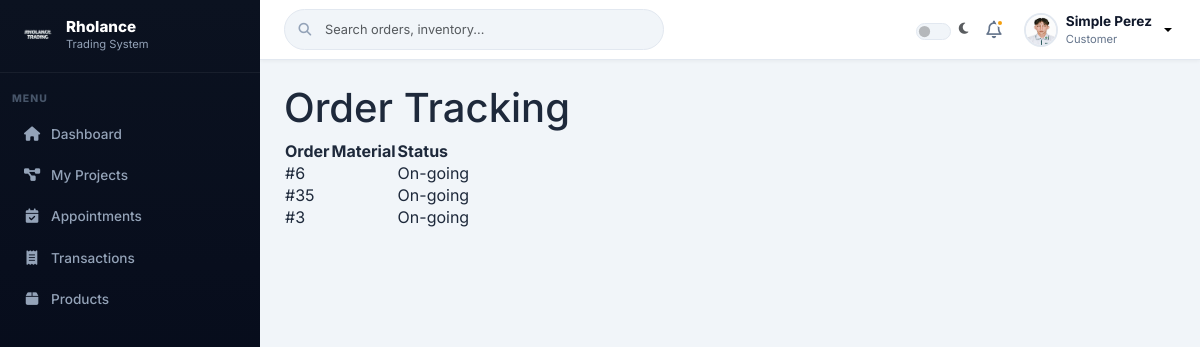
/orders/tracking.php (signed in), run on the app's committed database.
### tables this page shows
CREATE TABLE `users` (
  `id` int(11) NOT NULL,
  `name` varchar(100) NOT NULL,
  `email` varchar(100) NOT NULL,
  `password` varchar(255) NOT NULL,
  `role` enum('admin','staff','welder','customer') NOT NULL,
  `branch_id` int(11) DEFAULT NULL,
  `status` enum('active','blocked','archived') DEFAULT 'active',
  `reset_token` varchar(255) DEFAULT NULL,
  `token_expiry` datetime DEFAULT NULL,
  `is_verified` tinyint(1) DEFAULT 0,
  `verification_code` varchar(6) DEFAULT NULL,
  `code_expiry` datetime DEFAULT NULL,
  `avatar` varchar(255) DEFAULT NULL
);

CREATE TABLE `custom_orders` (
  `id` int(11) NOT NULL,
  `customer_id` int(11) DEFAULT NULL,
  `branch_id` int(11) DEFAULT NULL,
  `material` varchar(100) DEFAULT NULL,
  `dimensions` varchar(100) DEFAULT NULL,
  `instructions` text DEFAULT NULL,
  `status` enum('Appointment','Initial Payment','On-going','For Delivery','Backjobs','Cancelled','Completed') DEFAULT 'Appointment',
  `estimated_completion` date DEFAULT NULL,
  `created_at` timestamp NOT NULL DEFAULT current_timestamp(),
  `reference_image` varchar(255) DEFAULT NULL,
  `appointment_date` date DEFAULT NULL,
  `user_id` int(11) DEFAULT NULL,
  `customer_name` varchar(255) DEFAULT NULL,
  `order_type` enum('walk-in','online') DEFAULT 'walk-in',
  `expected_date` date DEFAULT NULL,
  `image` varchar(255) DEFAULT NULL,
  `project_name` varchar(255) DEFAULT NULL,
  `category` varchar(100) DEFAULT NULL,
  `description` text DEFAULT NULL,
  `updated_at` timestamp NOT NULL DEFAULT current_timestamp() ON UPDATE current_timestamp()
);

### orders/tracking.php (the view, shortened to what this page needs)
<?php
include __DIR__ . '/../config/database.php';
include __DIR__ . '/../includes/sidebar.php';
include __DIR__ . '/../includes/header.php';
$customerId = $_SESSION['user_id'];
$orders = $conn->query("
SELECT id, material, status
FROM custom_orders
WHERE customer_id = $customerId
ORDER BY created_at DESC
");
?>
<div class="main">
<h1>Order Tracking</h1>
<table>
<tr>
<th>Order</th>
<th>Material</th>
<th>Status</th>
</tr>
<?php while($o = $orders->fetch_assoc()): ?>
<tr>
<td>#<?= $o['id'] ?></td>
<td><?= $o['material'] ?></td>
<td><?= $o['status'] ?></td>
</tr>
<?php endwhile; ?>
</table>
</div>

### includes/header.php (shortened to what this page needs)
<?php
include __DIR__ . '/../config/database.php';
$user_id  = $_SESSION['user_id'] ?? 0;
$userName = $_SESSION['name']    ?? 'User';
$userRole = ucfirst($_SESSION['role'] ?? 'Guest');
$avatar   = '';
if ($user_id && isset($conn)) {
    $stmt = $conn->prepare("SELECT avatar FROM users WHERE id=?");
    $stmt->bind_param("i", $user_id);
    $stmt->execute();
    $res = $stmt->get_result();
    if ($row = $res->fetch_assoc()) $avatar = $row['avatar'] ?? '';
}
?>
<!DOCTYPE html>
<html lang="en" data-bs-theme="light">
<head>
    <link rel="stylesheet" href="https://cdn.jsdelivr.net/npm/bootstrap@5.3.3/dist/css/bootstrap.min.css">
    <link rel="stylesheet" href="https://cdnjs.cloudflare.com/ajax/libs/font-awesome/6.5.1/css/all.min.css">
    <link rel="stylesheet" href="<?= BASE_URL ?>assets/css/custom.css">
</head>
<body class="admin">
<header class="rh-topbar">
    <div class="rh-topbar-search">
        <input type="text" class="form-control" id="liveSearch"
               placeholder="Search orders, inventory..." autocomplete="off">
    </div>
    <div class="rh-topbar-right">
        <div class="form-check form-switch mb-0 d-flex align-items-center gap-2">
            <input class="form-check-input" type="checkbox" id="darkModeToggle"
                   style="width:2.2em;height:1.1em;cursor:pointer;">
            <label class="form-check-label text-muted" for="darkModeToggle" style="font-size:.8rem;">
                <i class="fas fa-moon"></i>
            </label>
        </div>
        <button class="rh-notif-btn">
            <i class="far fa-bell"></i>
            <span class="rh-notif-dot"></span>
        </button>
        <div class="dropdown">
            <button class="rh-user-btn dropdown-toggle" id="userMenuBtn"
                    data-bs-toggle="dropdown" aria-expanded="false"
                    style="--bs-btn-focus-shadow-rgb:none;">
                <div class="rh-avatar">
                    <?php if (!empty($avatar)): ?>
                        <img src="<?= BASE_URL ?>uploads/<?= htmlspecialchars($avatar) ?>" alt="Avatar">
                    <?php else: ?>
                        <?= strtoupper(substr($userName, 0, 1)) ?>
                    <?php endif; ?>
                </div>
                <div class="text-start d-none d-md-block">
                    <div class="rh-user-name"><?= htmlspecialchars($userName) ?></div>
                    <div class="rh-user-role"><?= htmlspecialchars($userRole) ?></div>
                </div>
            </button>
        </div>
    </div>
</header>

### assets/css/custom.css (style rules this page uses)
:root { --bs-primary: #0F172A; --bs-primary-rgb: 15, 23, 42; --bs-secondary: #64748B; --bs-secondary-rgb: 100, 116, 139; --bs-warning: #F59E0B; --bs-warning-rgb: 245, 158, 11; --bs-success: #10B981; --bs-success-rgb: 16, 185, 129; --bs-danger: #EF4444; --bs-danger-rgb: 239, 68, 68; --bs-info: #3B82F6; --bs-info-rgb: 59, 130, 246; --bs-body-bg: #F1F5F9; --bs-body-color: #1E293B; --bs-border-color: #E2E8F0; --bs-border-radius: 0.625rem; --bs-border-radius-lg: 0.875rem; --bs-border-radius-xl: 1.125rem; --bs-font-sans-serif: 'Inter', system-ui, -apple-system, sans-serif; --bs-link-color: #F59E0B; --bs-link-hover-color: #D97706; --bs-card-border-color: #E2E8F0; --bs-card-cap-bg: #F8FAFC; --rh-accent: #F59E0B; --rh-accent-hover: #D97706; --rh-dark: #0F172A; --rh-dark2: #1E293B; --rh-dark3: #334155; --rh-muted: #64748B; --rh-sidebar-width: 260px; --rh-topbar-height: 60px; --rh-shadow: 0 4px 16px rgba(0,0,0,.07); --rh-shadow-lg: 0 10px 30px rgba(0,0,0,.10); --muted: #64748B; --text-muted: #64748B; --accent: #F59E0B; --primary: #0F172A; --border: #E2E8F0; --card: #FFFFFF; --text: #1E293B; }
.main { margin-left: var(--rh-sidebar-width); margin-top: var(--rh-topbar-height); padding: 24px; min-height: calc(100vh - var(--rh-topbar-height)); background: var(--bs-body-bg); }
*, *::before, *::after { box-sizing: border-box; }
body { font-family: var(--bs-font-sans-serif); background: var(--bs-body-bg); color: var(--bs-body-color); }
.form-control, .form-select { border-radius: .625rem; border: 1px solid var(--bs-border-color); font-size: .875rem; padding: .6rem 1rem; transition: border-color .2s, box-shadow .2s; }
.rh-topbar { position: fixed; top: 0; left: var(--rh-sidebar-width); right: 0; height: var(--rh-topbar-height); background: #fff; border-bottom: 1px solid var(--bs-border-color); display: flex; align-items: center; justify-content: space-between; padding: 0 24px; z-index: 1040; box-shadow: 0 1px 4px rgba(0,0,0,.05); gap: 16px; }
.rh-topbar-search { position: relative; flex: 1; max-width: 380px; }
.rh-topbar-search .form-control { padding-left: 2.5rem; border-radius: 999px; background: var(--bs-body-bg); border-color: var(--bs-border-color); font-size: .8rem; }
.rh-topbar-right { display: flex; align-items: center; gap: 14px; }
.rh-notif-btn { position: relative; background: none; border: none; color: var(--rh-muted); font-size: 1.1rem; cursor: pointer; padding: 4px; }
.rh-notif-dot { position: absolute; top: 2px; right: 2px; width: 8px; height: 8px; background: var(--rh-accent); border-radius: 50%; border: 2px solid #fff; }
.rh-user-btn { display: flex; align-items: center; gap: 8px; background: none; border: none; cursor: pointer; padding: 4px; }
.rh-avatar { width: 34px; height: 34px; border-radius: 50%; background: var(--rh-dark2); color: #fff; font-weight: 700; font-size: .85rem; display: flex; align-items: center; justify-content: center; overflow: hidden; flex-shrink: 0; border: 2px solid var(--bs-border-color); }
.rh-avatar img { width: 100%; height: 100%; object-fit: cover; }
.rh-user-name { font-size: .85rem; font-weight: 700; color: var(--rh-dark); }
.rh-user-role { font-size: .7rem; color: var(--rh-muted); }

### data on the page
users: avatar (picture)
custom_orders: id "6", status "On-going"
custom_orders: id "35", status "On-going"
custom_orders: id "3", status "On-going"

### other printed values
$label "Dashboard My Projects Appointments Transactions Products"
$userName "Simple Perez"
$userRole "Customer"
